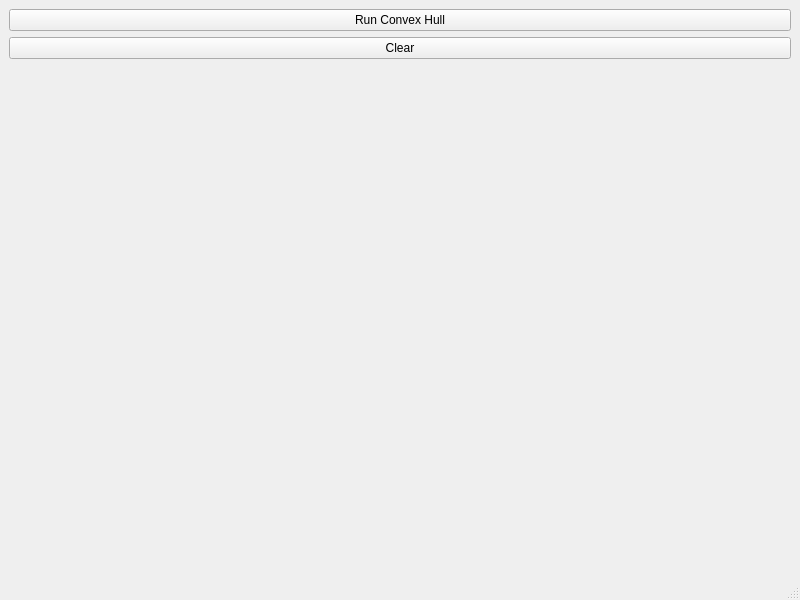
<?xml version="1.0" encoding="UTF-8"?>
<ui version="4.0">
 <class>MainWindow</class>
 <widget class="QMainWindow" name="MainWindow">
  <property name="geometry">
   <rect>
    <x>0</x>
    <y>0</y>
    <width>800</width>
    <height>600</height>
   </rect>
  </property>
  <property name="windowTitle">
   <string>MainWindow</string>
  </property>
  <widget class="QWidget" name="centralwidget">
   <layout class="QVBoxLayout" name="verticalLayout">
    <item>
     <widget class="QPushButton" name="runButton">
      <property name="text">
       <string>Run Convex Hull</string>
      </property>
     </widget>
    </item>
    <item>
     <widget class="QPushButton" name="clearButton">
      <property name="text">
       <string>Clear</string>
      </property>
     </widget>
    </item>
    <item>
     <widget class="CanvasWidget" name="canvasWidget" native="true"/>
    </item>
   </layout>
  </widget>
  <widget class="QMenuBar" name="menubar">
   <property name="geometry">
    <rect>
     <x>0</x>
     <y>0</y>
     <width>800</width>
     <height>26</height>
    </rect>
   </property>
  </widget>
  <widget class="QStatusBar" name="statusbar"/>
 </widget>
 <customwidgets>
  <customwidget>
   <class>CanvasWidget</class>
   <extends>QWidget</extends>
   <header>canvaswidget.h</header>
   <container>1</container>
  </customwidget>
 </customwidgets>
 <resources/>
 <connections/>
</ui>
